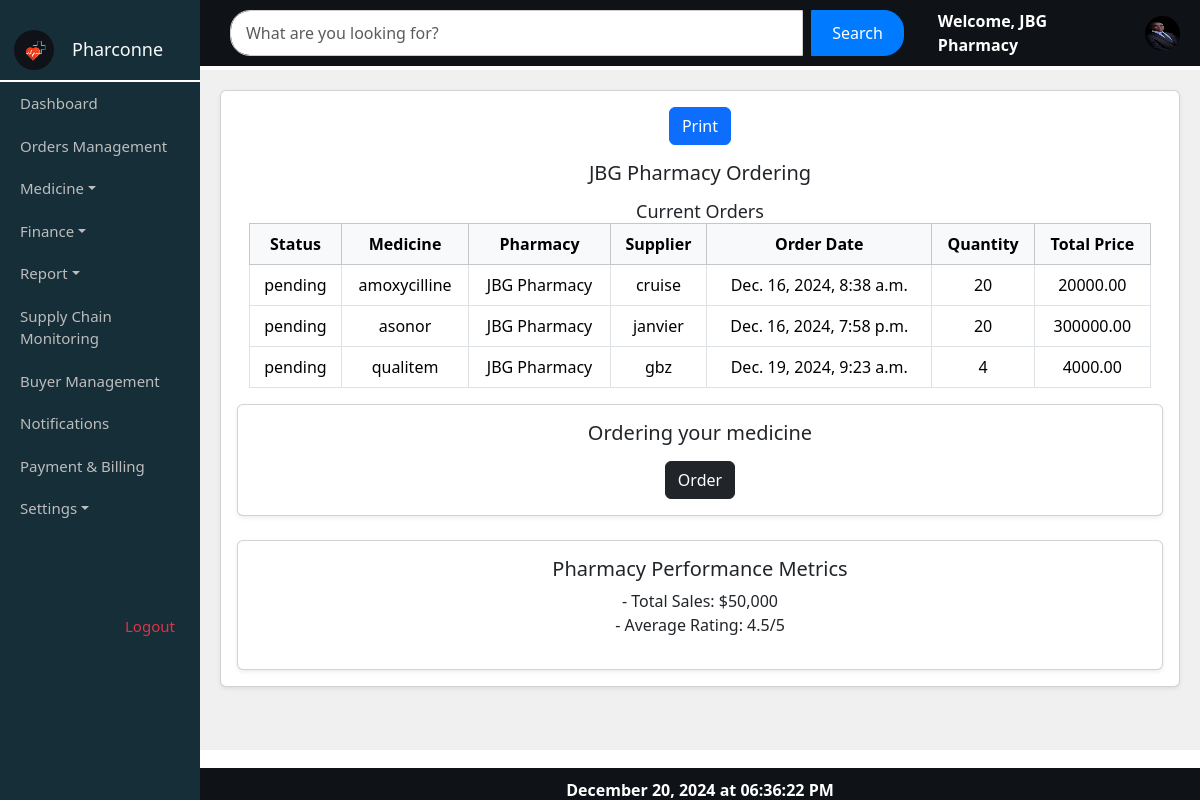
Page /userdash/ (signed in) on the committed database.
### myapp/models.py (models this page shows, shortened)
class Pharmacy(models.Model):
    user = models.OneToOneField(User, on_delete=models.CASCADE, null=True, blank=True)
    P_id = models.IntegerField(primary_key=True)
    P_name = models.CharField(max_length=100)
    contact_info = models.CharField(max_length=13)
    location = models.CharField(max_length=100, default='Unknown Location')
    start_time = models.TimeField(default=default_start_time)
    end_time = models.TimeField(default=default_end_time)
    status = models.CharField(max_length=20, default='pending')
    stock_level = models.CharField(max_length=100, default='high')
    password = models.CharField(max_length=100, blank=True, null=True)
    def __str__(self):
        return self.P_name

class Order(models.Model):
    O_id = models.AutoField(primary_key=True)  # Auto-incrementing order ID
    pharmacy = models.ForeignKey(Pharmacy, on_delete=models.CASCADE, related_name='orders')  # The pharmacy placing the order
    supplier = models.ForeignKey(Supplier, on_delete=models.CASCADE, related_name='orders')  # The supplier receiving the order
    medicine = models.ForeignKey(Medicine, on_delete=models.CASCADE, related_name='orders')
    quantity = models.PositiveIntegerField()  # Quantity of medicine being ordered
    total_price = models.DecimalField(max_digits=10, decimal_places=2)  # Total price of the order
    order_status = models.CharField(max_length=20, choices=[
        ('pending', 'Pending'),
        ('approved', 'Approved'),
        ('delivered', 'Delivered'),
        ('cancelled', 'Cancelled'),
    ], default='pending')  # Order status
    order_date = models.DateTimeField(default=timezone.now)  # Date and time of the order
    delivery_date = models.DateTimeField(blank=True, null=True)  # Expected delivery date (optional)

class Medicine(models.Model):
    STATUS_CHOICES = [
        ('active', 'Active'),
        ('inactive', 'Inactive'),
    ]
    M_id = models.AutoField(primary_key=True)
    supplier = models.ForeignKey(Supplier, on_delete=models.CASCADE, related_name='addmedicine', null=True)
    name = models.CharField(max_length=100)
    serial_number = models.CharField(max_length=100, unique=True, null=False)  # Add serial_number
    exp_date = models.DateField(null=False)  # Add expiration date field
    MFG_date = models.DateField(null=True, blank=True)
    quantity = models.PositiveIntegerField(default=0)
    price = models.DecimalField(max_digits=10, decimal_places=2, null=False, default=0.0)
    status = models.CharField(max_length=10, choices=STATUS_CHOICES, null=True)
    def __str__(self):
        return self.name

class Supplier(models.Model):
    user = models.OneToOneField(User, on_delete=models.CASCADE, null=True, blank=True)
    S_id = models.AutoField(primary_key=True)
    name = models.CharField(max_length=100)
    contact = models.CharField(max_length=15)  # Changed to CharField for flexibility
    password = models.CharField(max_length=100, blank=True, null=True)
    def __str__(self):
        return self.name

### myapp/views.py (the view)
# urls.py: path('userdash/', views.current_orders, name='userdash'),
def current_orders(request):
    logged_in_pharmacy_name = request.session.get('user_name')
    orders = Order.objects.filter(pharmacy__P_name=logged_in_pharmacy_name)
    return render(request, 'myapp/pharorder.html', {'orders': orders})

### myapp/templates/myapp/pharorder.html
{% extends 'myapp/userhome.html' %}
{% load static %}
{% block content %}
    <div class="content-container">
        <div class="message-container">
            <div class="card shadow-sm mb-4">
                <div class="card-body">
                    <button class="btn btn-primary print-button mb-3" onclick="window.print()">Print</button>
                    <h5 class="card-title mb-3">{{ request.session.user_name }} Ordering</h5>
                        <div class="container">
                            <h4>Current Orders</h4>
                            <div class="table-responsive">
                                <table class="table table-bordered">
                                    <thead class="table-light">
                                        <tr>
                                            <th>Status</th>
                                            <th>Medicine</th>
                                            <th>Pharmacy</th>
                                            <th>Supplier</th>
                                            <th>Order Date</th>
                                            <th>Quantity</th>
                                            <th>Total Price</th>
                                        </tr>
                                    </thead>
                                    <tbody>
                                        {% if orders %}
                                            {% for order in orders %}
                                            <tr>
                                                <td>{{ order.order_status }}</td>
                                                <td>{{ order.medicine }}</td>
                                                <td>{{ order.pharmacy }}</td>
                                                <td>{{ order.supplier }}</td>
                                                <td>{{ order.order_date }}</td>
                                                <td>{{ order.quantity }}</td>
                                                <td>{{ order.total_price }}</td>
                                            </tr>
                                            {% endfor %}
                                        {% else %}
                                            <tr><td colspan="6">No orders found</td></tr>
                                        {% endif %}
                                    </tbody>
                                </table>
                            </div>
                        </div>
            <div class="card shadow-sm mb-4">
                <div class="card-body">
                    <h5 class="card-title mb-3">Ordering your medicine</h5>
                    <a href="/ordering/" class="btn btn-dark">Order</a>
                </div>
            </div>
            <div class="card shadow-sm">
                <div class="card-body">
                    <h5 class="card-title">Pharmacy Performance Metrics</h5>
                    <ul class="list-unstyled">
                        <li>- Total Sales: $50,000</li>
                        <li>- Average Rating: 4.5/5</li>
                    </ul>
                </div>
            </div>
        </div>
    </div>
    {% endblock %}

### myapp/templates/myapp/userhome.html (shortened to what this page needs)
{% load static %}
<!DOCTYPE html>
<html lang="en">
<head>
  <link href="https://cdn.jsdelivr.net/npm/bootstrap@5.3.2/dist/css/bootstrap.min.css" rel="stylesheet">
  <link rel="stylesheet" href="{% static 'myapp/css/pharmacy_list.css' %}">
</head>
<body>
    <div class="sidebar">
        <div class="pharconne">
            <img src="{% static 'images/log22.png' %}" alt="pharconne logo" class="logo-img ms-1">
            <h4 class="text-light" style="margin-left: 1em;">Pharconne</h4>
        </div>
        <nav>
            <a href="{% url 'userhome' %}">Dashboard</a>
            <a href="/pharorder/">Orders Management</a>
            <div class="medicine-dropdown">
                <a href="#" id="medicineToggle" class="dropdown-toggle">Medicine</a>
            </div>
            <div class="dropdown" id="finance-dropdown-container">
                <a href="#" id="finance-toggle" class="dropdown-toggle">Finance</a>
            </div>
            <div class="dropdown">
                <a href="#" id="report-toggle" class="dropdown-toggle">Report</a>
            </div>
            <a href="#">Supply Chain Monitoring</a>
            <a href="#">Buyer Management</a>
            <div class="d-inline-block">
                <a href="{% url 'message_list' %}" class="position-relative text-decoration-none">
                    Notifications
                </a>
            </div>
            <a href="#">Payment & Billing</a>
                        <div class="dropdown">
                            <a href="#" id="settings-toggle" class="dropdown-toggle">Settings</a>
                        </div>
        </nav>
        <a href="{% url 'index'%}" class="logout text-danger" style="margin-top: 5em; margin-left: 7em;">Logout</a>
    </div>
    <div class="topbar py-0 d-flex align-items-center justify-content-between">
        <div class="input-group w-75">
            <form method="GET" action="{% url 'pharmacy_list' %}" class="d-flex w-100">
                <input
                    type="text"
                    name="search"
                    class="form-control me-2"
                    value="{{ search_query }}"
                    placeholder="What are you looking for?"
                />
                <button class="btn btn-primary" type="submit">Search</button>
            </form>
        </div>
    <div class="d-flex align-items-center position-relative profile-container">
        <span
    class="me-2"
    style="color: #fff; font-weight: bold; margin-left: 1.5em;"
    data-bs-toggle="tooltip"
    data-bs-placement="top"
    title="Click to view and edit your profile">
    Welcome, {{ request.session.user_name }}
</span>
        <a href="#" id="profile-link">
            <img src="{% static 'images/gbz.jpeg' %}" alt="Profile" class="profile-img ms-3" />
        </a>
    </div>
    </div>
    {%block content%}{% endblock %}
                    <footer class="footer">
                        <span style="color: #fff;" id="current-datetime"></span>
                    </footer>
</body>
</html>

### myapp/static/myapp/css/pharmacy_list.css (style rules this page uses)
body { margin: 0; padding: 0; overflow: hidden; }
.sidebar { position: fixed; top: 0; left: 0; bottom: 0; width: 16.666%; background-color: #152E38; padding-top: 20px; overflow-y: auto; }
.pharconne { display: flex; align-items: center; border-bottom: 2px solid #fff; padding: 10px; }
.logo-img { width: 40px; height: 40px; border-radius: 50%; }
h4 { margin: 0; font-size: 18px; }
.sidebar a { color: #bdbdbd; text-decoration: none; display: block; padding: 10px 20px; font-size: 15px; }
.topbar { position: fixed; top: 0; left: 16.666%; right: 0; background-color: #0F1217; padding: 15px 20px; z-index: 1000; display: flex; justify-content: space-between; align-items: center; }
.profile-container { position: relative; }
.profile-img { width: 35px; height: 35px; border-radius: 50%; cursor: pointer; }
.content-container { position: absolute; top: 70px; left: 16.666%; right: 0; bottom: 50px; overflow-y: auto; padding: 20px; background-color: #f0f0f0; }
.message-container { text-align: center; background-color: #f8f9fa; background-size: cover; border-radius: 10px; min-height: 300px; }
.footer { position: fixed; bottom: 0; left: 16.666%; right: 0; background-color: #0F1217; text-align: center; padding: 10px 0; color: white; font-weight: bold; z-index: 1000; height: 2em; }
.input-group { max-width: 100%; margin: 0 auto; padding: 10px; display: flex; align-items: center; justify-content: space-between; }
.input-group .form-control { border-radius: 20px 0 0 20px; border: 1px solid #ccc; padding: 10px 15px; font-size: 16px; transition: border-color 0.3s ease; }
.input-group .btn { border-radius: 0 20px 20px 0; padding: 10px 20px; font-size: 16px; background-color: #007bff; color: #fff; border: 1px solid #007bff; transition: background-color 0.3s ease, border-color 0.3s ease; }

### myapp/templates/myapp/userhome.html (style rules this page uses)
.medicine-dropdown { position: relative; }
.dropdown-toggle { color: #fff; text-decoration: none; display: block; padding: 0.5em 1em; }

### rows in the picture
Pharmacy: session.user_name "JBG Pharmacy"
Order: order_status "pending", medicine "amoxycilline", pharmacy "JBG Pharmacy", supplier "cruise", order_date "Dec. 16, 2024, 8:38 a.m.", quantity "20", total_price "20000.00"
Order: order_status "pending", medicine "asonor", pharmacy "JBG Pharmacy", supplier "janvier", order_date "Dec. 16, 2024, 7:58 p.m.", quantity "20", total_price "300000.00"
Order: order_status "pending", medicine "qualitem", pharmacy "JBG Pharmacy", supplier "gbz", order_date "Dec. 19, 2024, 9:23 a.m.", quantity "4", total_price "4000.00"
